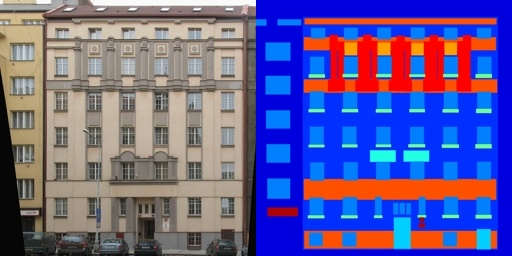
#> input picture pix2pix/datasets/facades/test/1.jpg, 512 x 256 px
$ python -i createTestfromGAN.py   (imports and definitions only)   (older library calls are emulated)
#> lines starting #> are read from the running program, lines starting #| are printed output that depends on the picture; after the words box and inside, x2 and y2 are one past the last pixel; in counts of white or black regions, pixels touching at a corner belong together
#> further down, picture is the input picture: shape (256, 512, 3); mean B, G, R 150.5, 93.7, 99.8
#!/usr/bin/env python

import sys
import os
import subprocess
import yaml
import cv2
import numpy as np
import json
from scipy import ndimage
import math
import datetime
import copy
import time
from pathlib import Path


depSca = 1.0
resX = 640
resY = 480
fxkin = 572.41140
fykin = 573.57043
cxkin = 325.26110
cykin = 242.04899
depthCut = 1500.0


# [221 lines left out: functions encodeImage, create_point_cloud, encode_area, compute_disparity, compute_angle2gravity, get_normal, not called in this run]


def create_BB(rgb):

    imgray = cv2.cvtColor(rgb, cv2.COLOR_BGR2GRAY)
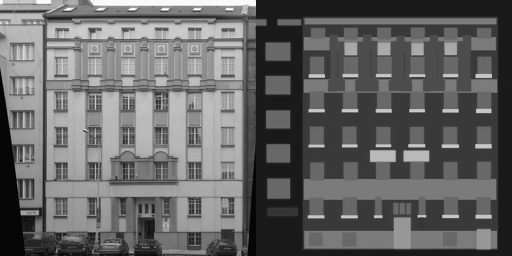
#> imgray: shape (256, 512); min 0, max 255, mean 102
    mask = imgray > 25
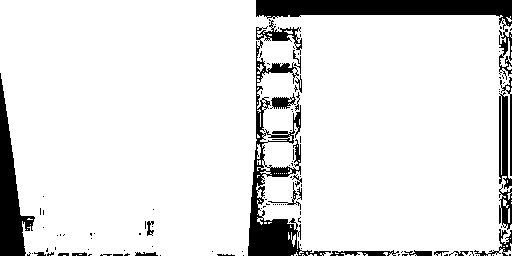
#> mask: shape (256, 512) bool; 89.1% white; 118 black regions (92 under 20 px), largest, box (x1, y1, x2, y2) and area: (248, 19, 331, 256) 4253, (256, 0, 512, 30) 4012, (0, 73, 35, 256) 2653

    oneA = np.ones(imgray.shape)
    masked = np.where(mask, oneA, 0)

    kernel = np.ones((9, 9), np.uint8)
    mask_dil = cv2.dilate(masked, kernel, iterations=1)
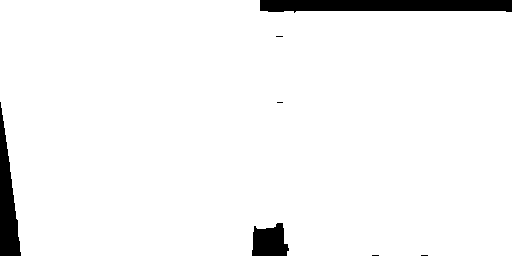
#> mask_dil: shape (256, 512) float64; values 0 (black) and 1 (white), 95.8% white; 7 black regions (4 under 20 px), largest, box (x1, y1, x2, y2) and area: (260, 0, 512, 13) 2797, (0, 102, 21, 256) 1741, (252, 223, 289, 256) 947

    im2, contours, hier = cv2.findContours(np.uint8(mask_dil), 1, 2)
#> im2: shape (256, 512); values 0 (black) and 1 (white), 95.8% white; 7 black regions (4 under 20 px)
#> contours = 3 contours, 2 with area under 20; largest, box (x1, y1, x2, y2) and area: (0, 0, 512, 256) 124786

    cnt = contours[0]
#> cnt = [[276, 102], [277, 101], [282, 101], [283, 102], [282, 103], [277, 103]]
    x, y, w, h = cv2.boundingRect(cnt)
#> x = 276; y = 101; w = 8; h = 3

    rect = cv2.minAreaRect(cnt)
#> rect = ((279.5, 102), (2, 7), -90)
    box = cv2.boxPoints(rect)
#> box = [[283, 103], [276, 103], [276, 101], [283, 101]]
    area = cv2.contourArea(box)
#> area = 14

    # cv2.drawContours(rgb, [box], -1, (170, 160, 0), 2)
    # cv2.rectangle(rgb, (x, y), (x+w, y+h), (0, 255, 0), 2)
    bb = [int(x),int(y),int(w),int(h)]
#> bb = [276, 101, 8, 3]

    return cnt, bb, area, mask_dil


# [274 lines not run here, left out]

>>> import cv2
>>> picture = cv2.imread('../pix2pix/datasets/facades/test/1.jpg')
>>> result = create_BB(picture)

$ run again, on pix2pix/datasets/facades/test/103.jpg
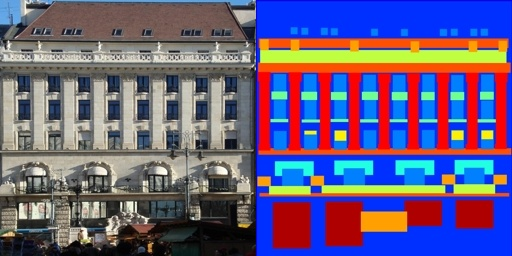
#> input picture pix2pix/datasets/facades/test/103.jpg, 512 x 256 px
#> picture is the input picture: shape (256, 512, 3); mean B, G, R 127.7, 93.3, 102.9
#> in create_BB, `mask = imgray > 25`:
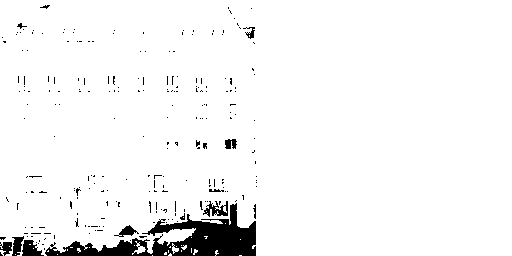
#> mask: shape (256, 512) bool; 95.5% white; 231 black regions (219 under 20 px), largest, box (x1, y1, x2, y2) and area: (45, 203, 256, 256) 4079, (22, 240, 44, 256) 226, (203, 201, 228, 217) 195
#> in create_BB, `mask_dil = cv2.dilate(masked, kernel, iterations=1)`:
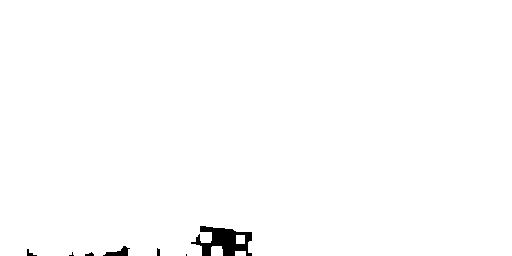
#> mask_dil: shape (256, 512) float64; values 0 (black) and 1 (white), 99.1% white; 7 black regions (2 under 20 px), largest, box (x1, y1, x2, y2) and area: (191, 226, 252, 256) 995, (103, 246, 130, 256) 132, (27, 249, 37, 256) 30, (85, 252, 94, 256) 23, (157, 248, 160, 256) 22
#> im2: shape (256, 512); values 0 (black) and 1 (white), 99.1% white; 7 black regions (2 under 20 px)
#> contours = 4 contours; box (x1, y1, x2, y2) and area: (0, 0, 512, 256) 128764, (211, 246, 223, 256) 96, (236, 235, 245, 244) 64, (235, 251, 246, 256) 40
#> cnt = [[235, 251], [235, 255], [245, 255], [245, 251]]
#> x = 235; y = 251; w = 11; h = 5
#> rect = ((240, 253), (4, 10), -90)
#> box = [[245, 255], [235, 255], [235, 251], [245, 251]]
#> area = 40
#> bb = [235, 251, 11, 5]
